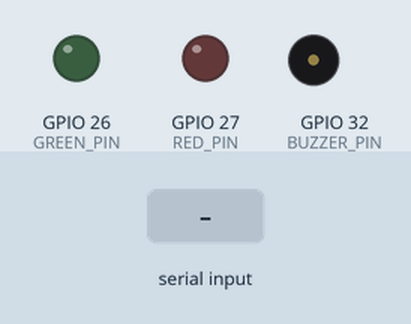
Simulated run of this sketch. Board: ESP32. Shown: output pins drawn as LEDs (lit = HIGH), buzzer (waves = sounding, pin HIGH). Inputs (shaded band) come from the test bench. What the sketch prints to the serial monitor is not drawn.

Above: at 1.5 s.
1.6 s: "T\n" received over Serial
At 2.7 s:
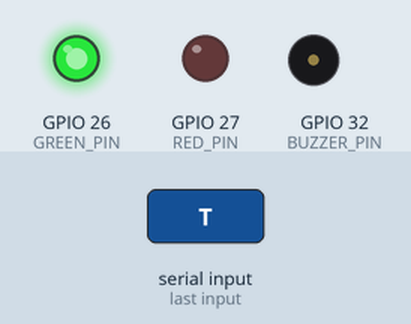
At 4.4 s:
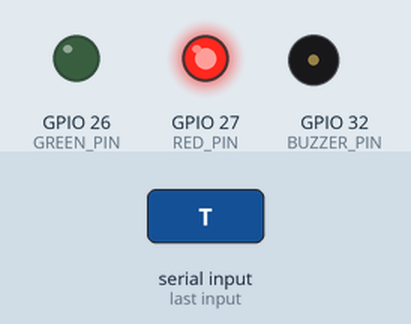
4.6 s: "normal\n" received over Serial
7.3 s: "PING\n" received over Serial
Timing chart, 0 to 10.3 s (numbered marks = the images above; inputs shaded):
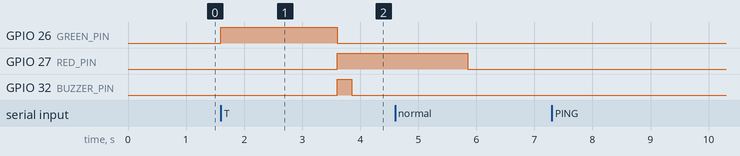

The sketch:

indicator_test.ino
```cpp
/*
 * indicator_test —— 红绿指示灯（共阴 RGB 模块）+ 有源蜂鸣器 验证固件
 * ------------------------------------------------------------------
 * 引脚与正式固件 lightguard_esp32.ino 完全一致：
 *     GPIO26 → RGB 模块 G（绿灯 = 检测正常）
 *     GPIO27 → RGB 模块 R（红灯 = 检测异常）
 *     GPIO32 → 有源蜂鸣器 IN（高电平触发，异常时短鸣）
 *
 * 串口输出同样是 JSON，但**协议并不与正式固件完全一致**：本固件只实现 PING / T / RESULT，
* 不实现 STATUS 与 LIGHT，因此**不能用网页（上位机）直接连它**，只用于离线点亮验证。
* 正式演示前必须烧回 lightguard_esp32.ino：
 *     PC → ESP32:  PING                 → {"ok":true,"device":"LIGHTGUARD_INDICATOR"}
 *     PC → ESP32:  RESULT NORMAL        → 绿灯亮、红灯灭
 *     PC → ESP32:  RESULT ABNORMAL      → 红灯亮、绿灯灭、蜂鸣器短鸣 250ms
 *     PC → ESP32:  RESULT IDLE          → 全部熄灭
 *     PC → ESP32:  T                    → 自检循环一次（绿→红+响→全灭）
 *
 * 安全启动：上电后全部熄灭，不会自己亮、不会自己响。
 *
 * 若模块是"共阳"（公共端接 3V3）而不是共阴（公共端接 GND），
 * 把 RGB_COMMON_ANODE 改成 1 重新编译即可。
 */

#ifndef RGB_COMMON_ANODE
#define RGB_COMMON_ANODE  0        // 0 = 共阴（高电平点亮）  1 = 共阳（低电平点亮）
#endif

const int GREEN_PIN  = 26;
const int RED_PIN    = 27;
const int BUZZER_PIN = 32;

static bool greenOn = false;
static bool redOn   = false;

static void applyOutputs() {
#if RGB_COMMON_ANODE
  digitalWrite(GREEN_PIN, greenOn ? LOW : HIGH);
  digitalWrite(RED_PIN,   redOn   ? LOW : HIGH);
#else
  digitalWrite(GREEN_PIN, greenOn ? HIGH : LOW);
  digitalWrite(RED_PIN,   redOn   ? HIGH : LOW);
#endif
}

static void beep(uint16_t ms) {
  digitalWrite(BUZZER_PIN, HIGH);
  delay(ms);
  digitalWrite(BUZZER_PIN, LOW);
}

static void setResult(const String &state) {   // 传入已转小写的状态
  greenOn = (state == "normal");
  redOn   = (state == "abnormal");
  applyOutputs();
  if (redOn) beep(250);
}

void setup() {
  Serial.begin(115200);
  Serial.setTimeout(100);
  delay(300);

  pinMode(GREEN_PIN,  OUTPUT);
  pinMode(RED_PIN,    OUTPUT);
  pinMode(BUZZER_PIN, OUTPUT);

  // 安全启动：全部熄灭
  greenOn = false; redOn = false;
  applyOutputs();
  digitalWrite(BUZZER_PIN, LOW);

  Serial.println();
  Serial.println("===== Indicator Test (RGB + Buzzer) =====");
  Serial.printf("# chip %s   green=GPIO%d  red=GPIO%d  buzzer=GPIO%d  %s\n",
                ESP.getChipModel(), GREEN_PIN, RED_PIN, BUZZER_PIN,
                RGB_COMMON_ANODE ? "common-anode" : "common-cathode");
  Serial.println("# 当前状态：全部熄灭（安全启动）");
  Serial.println("# 命令：RESULT NORMAL | RESULT ABNORMAL | RESULT IDLE | PING | T");
  Serial.println("========================================");
}

void loop() {
  if (!Serial.available()) return;

  String cmd = Serial.readStringUntil('\n');
  cmd.trim();
  if (cmd.length() == 0) return;

  String upper = cmd;
  upper.toUpperCase();

  if (upper == "PING") {
    Serial.println("{\"ok\":true,\"device\":\"LIGHTGUARD_INDICATOR\"}");
    return;
  }

  if (upper == "T") {                        // 自检：绿 → 红+响 → 全灭
    Serial.println("# 自检开始：绿灯 2 秒");
    setResult("normal");  delay(2000);
    Serial.println("# 自检：红灯 + 短鸣");
    setResult("abnormal"); delay(2000);
    Serial.println("# 自检结束：全部熄灭");
    setResult("idle");
    Serial.println("{\"ok\":true,\"selftest\":\"done\"}");
    return;
  }

  if (upper.startsWith("RESULT ")) {
    String state = cmd.substring(7);
    state.trim();
    state.toLowerCase();
    if (state != "normal" && state != "abnormal" && state != "idle") {
      Serial.println("{\"ok\":false,\"error\":\"result must be NORMAL, ABNORMAL or IDLE\"}");
      return;
    }
    setResult(state);
    Serial.printf("{\"ok\":true,\"result\":\"%s\"}\n", state.c_str());
    return;
  }

  Serial.println("{\"ok\":false,\"error\":\"unknown command\"}");
}
```

Measured:
- after the input at 1.6 s, GPIO 26 (GREEN_PIN): LOW → HIGH at once, → LOW 2.0 s later; GPIO 27 (RED_PIN): LOW → HIGH after 2.0 s; GPIO 32 (BUZZER_PIN): LOW → HIGH after 2.0 s, → LOW 0.25 s later
- after the input at 7.3 s, every drawn part: stays the same
